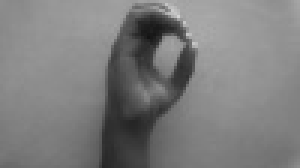
#> input picture assets/0/zero_1025.jpg, 100 x 56 px (shown 3 times larger); its folder holds only this picture in this run
$ python generate_data_2.py
#> lines starting #> are read from the running program, lines starting #| are printed output that depends on the picture
#> in split_files, img is the input picture: PIL image 100x56 L; min 19, max 211, mean 125
import os
import random
import shutil
from PIL import Image

# Path to your dataset directory
source_path = '../assets'
dataset_path = '../dataset'

# Proportions for train, dev, and test
TRAIN_PROPORTION = 0.7
DEV_PROPORTION = 0.2
TEST_PROPORTION = 0.1

# Creating directories for train, dev, and test sets
train_dir = os.path.join(dataset_path, 'train_crop')
dev_dir = os.path.join(dataset_path, 'dev_crop')
test_dir = os.path.join(dataset_path, 'test_crop')

os.makedirs(train_dir, exist_ok=True)
os.makedirs(dev_dir, exist_ok=True)
os.makedirs(test_dir, exist_ok=True)

def center_crop(img, new_w, new_h):
#> called with new_w = 64, new_h = 64
    w, h = img.size
#> w = 100; h = 56
    left = (w-new_w)/2
#> left = 18
    top = (h-new_h)/2
#> top = -4
    right = (w+new_w)/2
#> right = 82
    bottom = (h+new_h)/2
#> bottom = 60
    return img.crop((left, top, right, bottom))
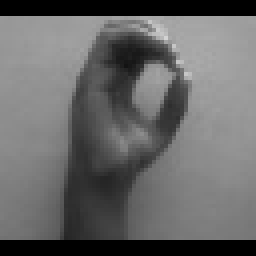
#> returned value: PIL image 64x64 L (shown 4 times larger); min 0, max 211, mean 103.4

# Function to split files into train, dev, and test sets
def split_files(source_folder, train_dest, dev_dest, test_dest, size=(64, 64)):
    files = [f for f in os.listdir(source_folder) if os.path.isfile(os.path.join(source_folder, f))]
    random.shuffle(files)

    train_count = int(len(files) * TRAIN_PROPORTION)
    dev_count = int(len(files) * DEV_PROPORTION)

    for i, file in enumerate(files):
        source = os.path.join(source_folder, file)

        # Open the image
        img = Image.open(source)
        # Resize to 64x64
        img = center_crop(img, 64, 64)
        # Convert to grayscale (if needed)
        img = img.convert("L")

        if i < train_count:
            img.save(os.path.join(train_dest, file))
        elif i < train_count + dev_count:
            img.save(os.path.join(dev_dest, file))
        else:
            img.save(os.path.join(test_dest, file))

# Splitting images for each label
for folder in ['0', '1', '2', '3', '4', '5', '6', '7', '8', '9', 'unknown']:
    source_folder = os.path.join(source_path, folder)

    train_dest = os.path.join(train_dir, folder)
    dev_dest = os.path.join(dev_dir, folder)
    test_dest = os.path.join(test_dir, folder)

    os.makedirs(train_dest, exist_ok=True)
    os.makedirs(dev_dest, exist_ok=True)
    os.makedirs(test_dest, exist_ok=True)

    split_files(source_folder, train_dest, dev_dest, test_dest)
#> pass 2 of the loop `for folder in ['0', '1', '2', '3', '4', '5', '6', '7', '8', '9', 'unkn..`:
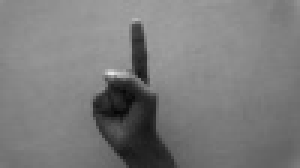
#> input picture assets/1/one_1068.jpg, 100 x 56 px (shown 3 times larger)
#> in split_files, img is the input picture: PIL image 100x56 L; min 6, max 229, mean 123.1
#> in center_crop (call 2), `return img.crop((left, top, right, bottom))`:
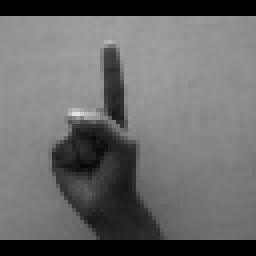
#> returned value: PIL image 64x64 L (shown 4 times larger); min 0, max 229, mean 105.4
#> (the run stopped early here; a loop or call above may not have finished)
